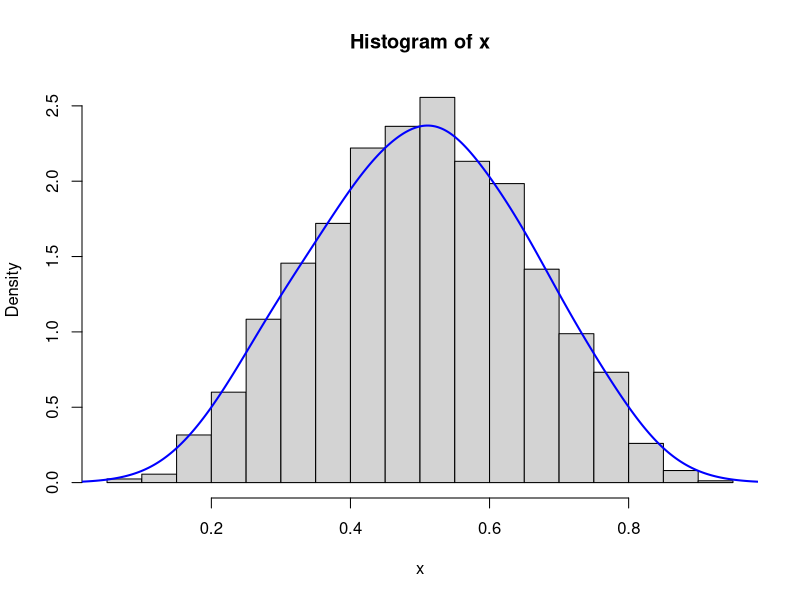
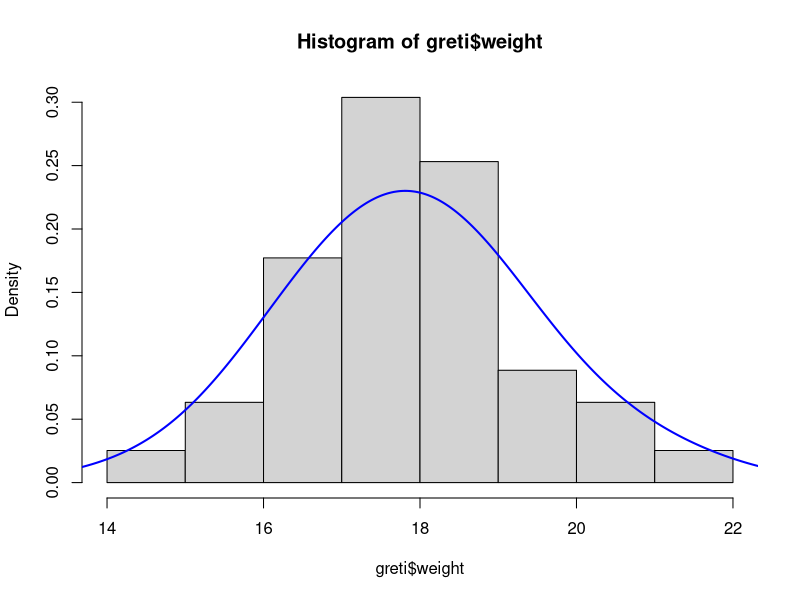
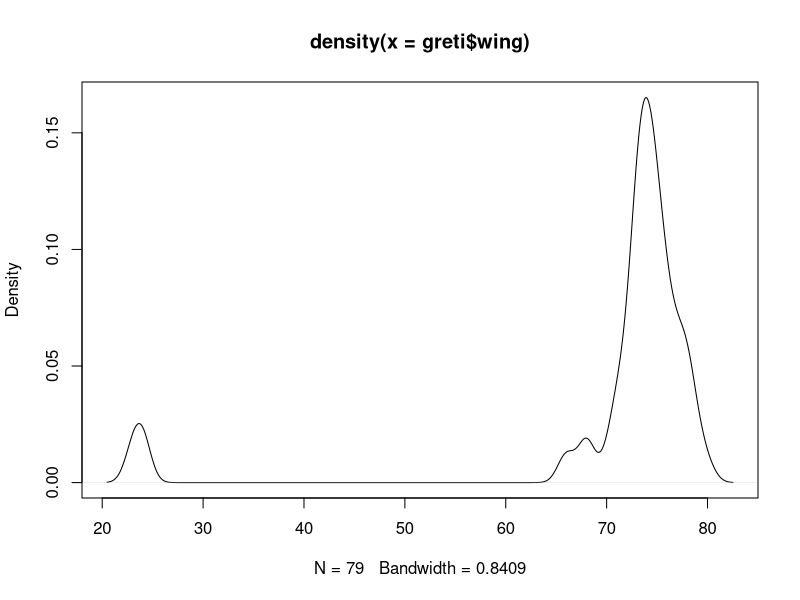
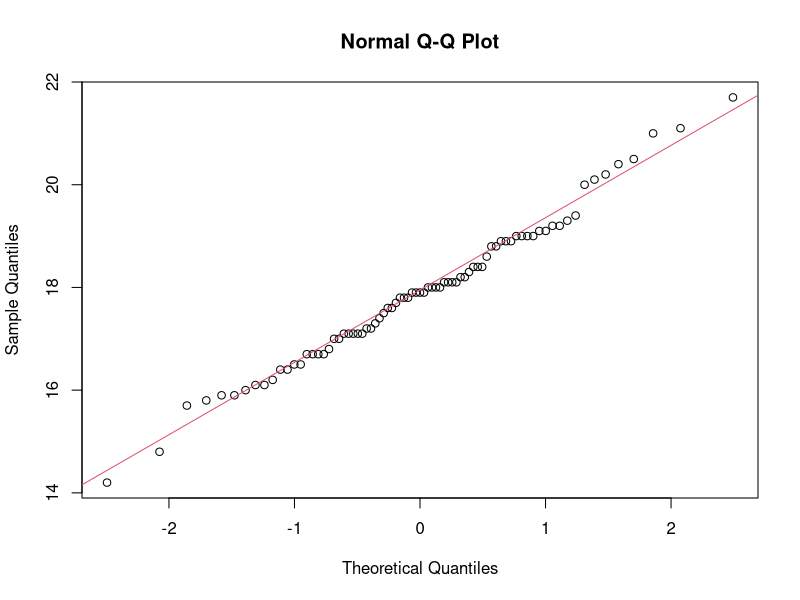
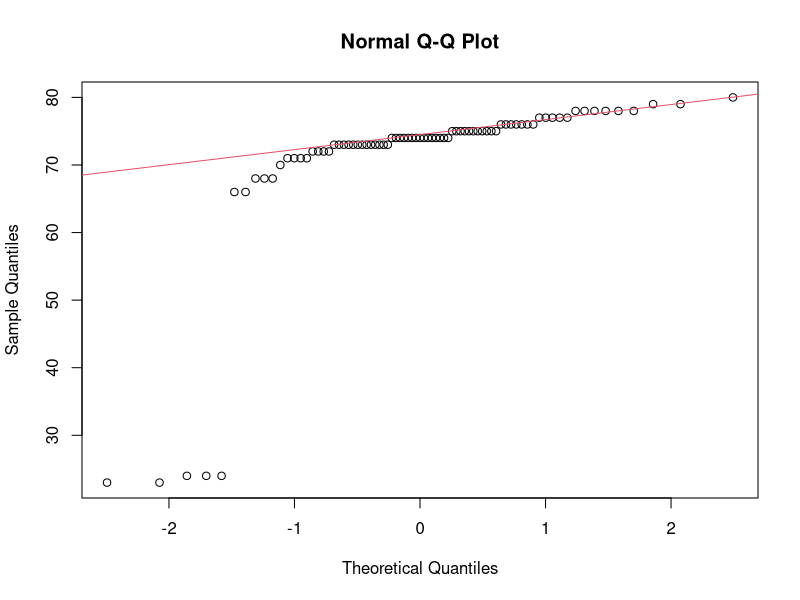
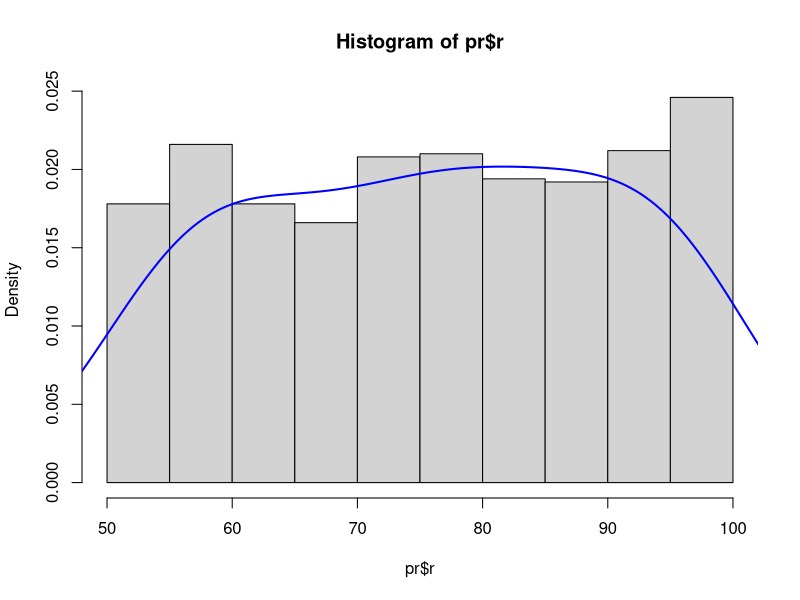
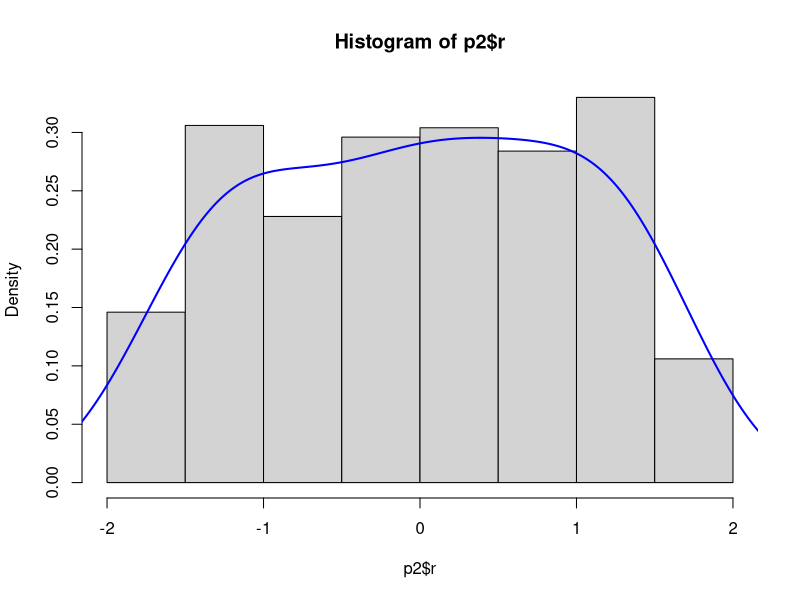
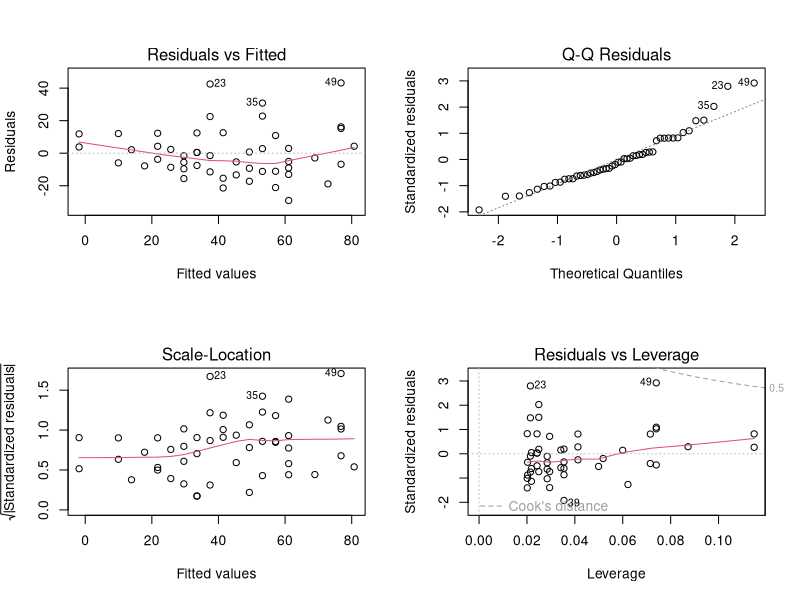

Here is the R script that generated these plots, in order: (Note: this script raises an error after producing the figures.)
## ---- chunk 1
4/(sqrt(5^3)+18)
## ---- chunk 2
x <- 4/(sqrt(5^3)+18)
x
## ---- chunk 3
y <- (2:15)
class (y)

z <- c("A", "B", "C", "D")
class(z)
length(z)
## ---- chunk 4
sp <- rep("BLUTI", 50) # repeat a string or number x times
wi <- sample(57:69, 50, replace=TRUE) # generate a vector of given length between integers
we <- runif(50, min=8, max=13) # as above, but allows generation of decimal data
btDat <- data.frame(sp, wi, we)
head(btDat)
## ---- chunk 5
btDat$wi
median(btDat$we)
## ---- chunk 6
y[c(2,5)]
btDat[2:3,1:3] # Dataframe - rows 2-4 of columns 1-3
which(btDat == "69", arr.ind=T)
## ---- chunk 7
x <- rbeta(5000,5,5)
hist(x, prob = TRUE)
lines(density(x, adjust=2), col="blue", lwd=2) 
## ---- chunk 8
shapiro.test(x)
## ---- chunk 9
setwd("C:/Users/Anthony Caravaggi/Dropbox/GitHub/BL6024_UCC_2017/Lecture 02")
tDat <- read.csv("assets/img/tDat.csv", header = TRUE, stringsAsFactors=FALSE)
head(tDat)
## ---- chunk 10
greti <- tDat[tDat$sp_c == "Great tit", ]
hist(greti$weight, prob = TRUE)
lines(density(greti$weight, adjust=2), col="blue", lwd=2)
## ---- chunk 11
plot(density(greti$wing))
## ---- chunk 12
qqnorm(greti$weight);qqline(greti$weight, col = 2)
## ---- chunk 13
qqnorm(greti$wing);qqline(greti$wing, col = 2)
## ---- chunk 14
shapiro.test(greti$weight)
shapiro.test(greti$wing)
## ---- chunk 15
greti$wing
greti[greti$wing <= 24, ]
## ---- chunk 16
greti <- greti[!greti$wing <= 24,]
min(greti$wing)
shapiro.test(greti$wing)
## ---- chunk 17
p <- runif(1000, min=2, max=10)
r <- runif(1000, min=50, max=100)
pr <- data.frame(p,r)
head(pr)
## ---- chunk 18
p2 <- as.data.frame(scale(pr))
head(p2)
## ---- chunk 19
hist(pr$r, prob = TRUE)
lines(density(pr$r, adjust=2), col="blue", lwd=2) 
## ---- chunk 20
hist(p2$r, prob = TRUE)
lines(density(p2$r, adjust=2), col="blue", lwd=2)
## ---- chunk 21
lmMod <- lm(dist ~ speed, data=cars)
par(mfrow=c(2,2)) # init 4 charts in 1 panel
plot(lmMod)
## ---- chunk 22
y <- rbeta(5000,2,5)
hist(y, prob = TRUE)
lines(density(y, adjust=2), col="blue", lwd=2) 
## ---- chunk 23
x <- rbeta(10000,5,2)
hist(x, prob = TRUE)
lines(density(x, adjust=2), col="blue", lwd=2) 
## ---- chunk 24
y <- rbeta(5000,2,5)
## ---- chunk 25
hist(y, prob = TRUE)
lines(density(y, adjust=2), col="blue", lwd=2) 
## ---- chunk 26
hist(y, prob = TRUE)
lines(density(y, adjust=2), col="blue", lwd=2) 
## ---- chunk 27
hist(sqrt(y), prob = TRUE)
lines(density(sqrt(y), adjust=2), col="blue", lwd=2) 
## ---- chunk 28
x <- rbeta(5000,4,2)
## ---- chunk 29
hist(x, prob = TRUE)
lines(density(x, adjust=2), col="blue", lwd=2) 
## ---- chunk 30
hist(x, prob = TRUE)
lines(density(x, adjust=2), col="blue", lwd=2) 
## ---- chunk 31
hist(exp(x), prob = TRUE)
lines(density(exp(x), adjust=2), col="blue", lwd=2) 
## ---- chunk 32
plot(density(greti$wing))
## ---- chunk 33
plot(density(greti$wing))
## ---- chunk 34
plot(density(log(greti$wing)))
## ---- chunk 35
plot(density(exp(greti$wing)))
## ---- chunk 36
plot(density(sqrt(greti$wing)))
## ---- chunk 37
names(greti)[1] <- "code"
greti_outliers <- data.frame(code = rep("GRETI", 10),
                      sp_c = rep("Great tit", 10), sp_l = rep("Parus major", 10),
                      type = rep("N", 10), age = rep("3", 10), sex = rep("F", 10),
                      wing = sample(15:23, 10, replace=TRUE), weight = sample(4:8, 10, replace=TRUE))
greti2 <- rbind(greti, greti_outliers) 
## ---- chunk 38
plot(greti2$wing, greti2$weight, main="With Outliers", 
     xlab="wing length (cm)", ylab="weight (g)", pch="*", 
     col="red", cex=2)
## ---- chunk 39
plot(greti$wing, greti$weight, main="Without Outliers", 
     xlab="wing length (cm)", ylab="weight (g)", pch="*", 
     col="red", cex=2)
## ---- chunk 40
qqnorm(greti2$weight);qqline(greti$weight, col = 2)
## ---- chunk 41
qqnorm(greti2$wing);qqline(greti$wing, col = 2)
## ---- chunk 42
quantiles <- quantile(greti2$wing, probs = c(.25, .75))
quantiles
range <- 1.5 * IQR(greti2$wing)
range
## ---- chunk 43
greti_normal <- subset(greti2, 
                       greti2$wing > (quantiles[1] - range) 
                     & greti2$wing < (quantiles[2] + range))
min(greti_normal$wing)
## ---- chunk 44
plot(greti_normal$wing, greti_normal$weight, main="Without Outliers", 
     xlab="wing length (cm)", ylab="weight (g)", pch="*", 
     col="red", cex=2)
## ---- chunk 45
qqnorm(greti_normal$wing);qqline(greti_normal$wing, col = 2)
## ---- chunk 46
r <- c(2,2,2,2,3,3,3,4,5,5,5,5,6,6,6,6,6,6,6,6,6)
r_count <- table(r)
barplot(r_count)
## ---- chunk 47
s <- c(3, 2, 25, 37, 22, 34, 19)
barplot(s)
## ---- chunk 48
x <- rnorm(50)
y <- x * 2 + rnorm(50, 0, 0.5)
plot(x, y)
abline(a = 0, b = 2)
## ---- chunk 49
plot(x, y, main = "Plot of X by Y", xlab = "X variable", ylab = "Y variable", xlim = c(-2,2), ylim = c(-4, 2))
lm1 <- lm(y ~ x)
abline(lm1, lty = 2, lwd = 2, col = "blue")
## ---- chunk 50
boxplot(tDat$wing)
## ---- chunk 51
boxplot(tDat$wing ~ tDat$code)
## ---- chunk 52
rand <- rnorm(1000)
hist(rand)
## ---- chunk 53
hist(rand, main = "Normal distribution (frequency)", 
     br = -50:50/10)
## ---- chunk 54
hist(rand, main = "Normal distribution (frequency)", br = -50:50/10, freq = FALSE)
lines(-50:50/10, dnorm(-50:50/10), lwd = 3, col = "red", lty = 2)
## ---- chunk 55
tDat2 <- subset(tDat, tDat$code %in% c("BLUTI", "CHIFF", "WREN"))
coplot(tDat2$wing ~ tDat2$weight | tDat2$code, columns=3)
## ---- chunk 56
tDat2 <- subset(tDat, tDat$code %in% c("BLUTI", "CHIFF", "WREN"))
coplot(tDat2$wing ~ tDat2$weight | tDat2$code, cex=1.5,
     number=3, columns=3,
     panel=function(x,y,...) {
          panel.smooth(x,y,span=.8,iter=5,...)
          abline(lm(y ~ x), col="blue")
     } )
## ---- chunk 57
tDat$sp_n <- recode(tDat$code, "'BLABI'=1; 'BLUTI'=2; 
                    'CHIFF'=3; 'GRETI'=4;'GREWO'=5;
                    'ROBIN'=6; 'WREN'=7; 'BLACA'=8", 
                    as.numeric.result=TRUE, 
                    as.factor.result = FALSE)
plot(tDat$wing, tDat$weight, col = tDat$sp_n, pch="*")
## ---- chunk 58
suppressWarnings(plot(tDat$wing[tDat$sp_n==c(2,3,4,6,7,8)],
     tDat$weight[tDat$sp_n== c(2,3,4,6,7,8)],
     col = tDat$sp_n[tDat$sp_n==c(2,3,4,6,7,8)], 
     pch="*"))
## ---- chunk 59
p <- ggplot(tDat, aes(code))
## ---- chunk 60
p + geom_bar()
## ---- chunk 61
p <- ggplot(tDat, aes(sex, age)) # X by Y
p + geom_bar(stat="identity") + # bar height
  theme_classic() + # Standard theme
  labs(title = "Age and sex of ringed birds", 
         x = "Age (BTO code)",
         y = "Sex",
         caption = "(based on data from the BTO)")
## ---- chunk 62
sx <- subset(tDat, tDat$sex %in% c("M", "F"))
p <- ggplot(sx, aes(sp_c)) # X by Y
p + geom_bar(aes(fill = sex)) + 
  coord_flip() +
  theme(legend.position = "top",
        text = element_text(size=20),
        axis.text.x = element_text(angle=90, hjust=1)) +
  labs(title = "Age and sex of ringed birds", 
         x = "Age (BTO code)",
         y = "Sex")
## ---- chunk 63
p <- ggplot(tDat2, aes(wing, weight, colour = code)) + 
  geom_point()
p + labs(colour = "Species code") +
  labs(x = "Wing length (cm)",
       y = "Weight (g)") +
  theme_light()
## ---- chunk 64
ggplot(tDat, aes(code, wing)) +
  geom_boxplot()
## ---- chunk 65
ggplot(subset(tDat,code %in% c("ROBIN")), aes(weight)) + 
  geom_histogram(binwidth = 0.5)
## ---- chunk 66
cva <-matrix(c(21, 28, 35, 29),ncol=2,byrow=TRUE)
rownames(cva)<-c("yes","no")
colnames(cva)<-c("cat","cosmic_alpaca")
cva <- as.table(cva)
cva
chisq.test(cva, correct=FALSE)
## ---- chunk 67
tw <- c(21,35)
ch <- c("cat", "cosmic alpaca")
barplot(tw, names = ch)
## ---- chunk 68
tw <- c(21,35)
ch <- c("cat", "cosmic alpaca")
barplot(tw, names = ch)
